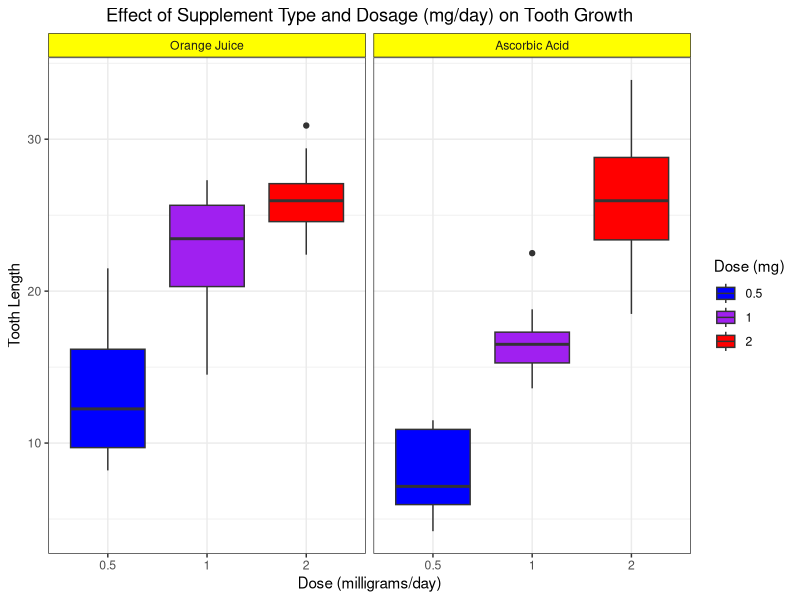
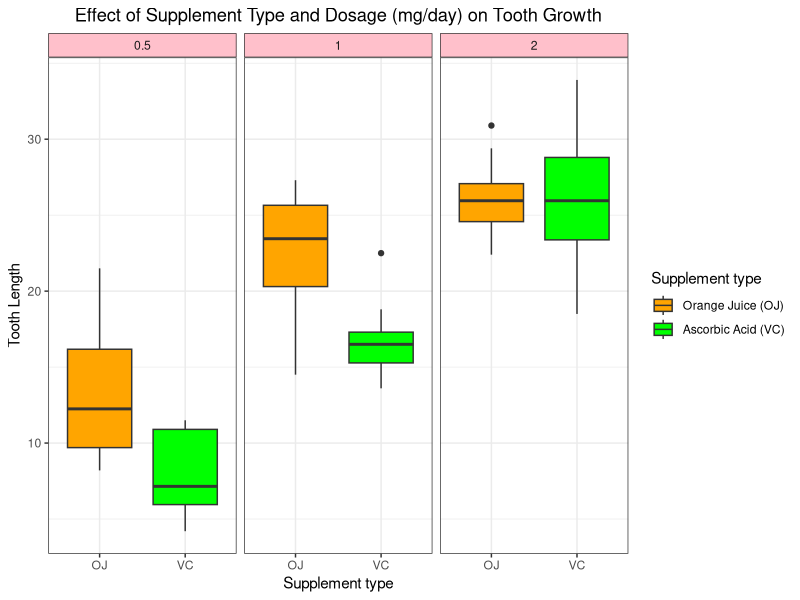

The R script that drew these images, in order:
## ---- chunk 1
knitr::opts_chunk$set(echo = TRUE)
## ---- chunk 2
# load required packages
library(ggplot2)
library(datasets)

# Load the data
data(ToothGrowth); dim(ToothGrowth)
## ---- chunk 3
# Look at the first 6 rows of the data
head(ToothGrowth)
## ---- chunk 4
# Look at the structure of the data
str(ToothGrowth)
## ---- chunk 5
# convert does to factor
ToothGrowth$dose <- as.factor(ToothGrowth$dose)

summary(ToothGrowth)
## ---- chunk 6
table(ToothGrowth$supp, ToothGrowth$dose)
## ---- chunk 7
ggplot(ToothGrowth, aes(x=dose, y=len, fill=dose)) + 
      geom_boxplot() +
      scale_fill_manual(breaks = c("0.5", "1", "2"), values = c("blue", "purple", "red")) +
      facet_grid(.~supp, labeller = as_labeller(c("OJ" = "Orange Juice", "VC" = "Ascorbic Acid"))) +
      theme_bw()+
      theme(plot.title = element_text(hjust = 0.5)) +
      theme(strip.background =element_rect(fill="yellow")) +
      labs(title = "Effect of Supplement Type and Dosage (mg/day) on Tooth Growth", 
               x = "Dose (milligrams/day)", 
               y = "Tooth Length",
            fill = "Dose (mg)") 

## ---- chunk 8
ggplot(ToothGrowth, aes(x=supp, y=len, fill=supp)) + 
      geom_boxplot() +
      scale_fill_manual(breaks = c("OJ", "VC"), values = c("orange", "green"), labels=c("Orange Juice (OJ)", "Ascorbic Acid (VC)")) +
      facet_grid(.~dose) +
      theme_bw()+
      theme(plot.title = element_text(hjust = 0.5)) +
      theme(strip.background =element_rect(fill="pink")) +
      labs(title = "Effect of Supplement Type and Dosage (mg/day) on Tooth Growth", 
               x = "Supplement type", 
               y = "Tooth Length",
            fill = "Supplement type") 

## ---- chunk 9
t.test(ToothGrowth$len[ToothGrowth$dose == 0.5], ToothGrowth$len[ToothGrowth$dose == 1])
## ---- chunk 10
t.test(ToothGrowth$len[ToothGrowth$dose == 0.5], ToothGrowth$len[ToothGrowth$dose == 2])
## ---- chunk 11
t.test(ToothGrowth$len[ToothGrowth$dose == 1], ToothGrowth$len[ToothGrowth$dose == 2])
## ---- chunk 12
x <- ToothGrowth$len[ToothGrowth$supp=="OJ" & ToothGrowth$dose == 0.5]
y <- ToothGrowth$len[ToothGrowth$supp=="VC" & ToothGrowth$dose == 0.5]
t.test(x, y, paired = FALSE, var.equal = FALSE, conf.level = 0.95)
## ---- chunk 13
x <- ToothGrowth$len[ToothGrowth$supp=="OJ" & ToothGrowth$dose == 0.5]
y <- ToothGrowth$len[ToothGrowth$supp=="VC" & ToothGrowth$dose == 1]
t.test(x, y, paired = FALSE, var.equal = FALSE, conf.level = 0.95)
## ---- chunk 14
x <- ToothGrowth$len[ToothGrowth$supp=="OJ" & ToothGrowth$dose == 0.5]
y <- ToothGrowth$len[ToothGrowth$supp=="VC" & ToothGrowth$dose == 2]
t.test(x, y, paired = FALSE, var.equal = FALSE, conf.level = 0.95)
## ---- chunk 15
x <- ToothGrowth$len[ToothGrowth$supp=="OJ" & ToothGrowth$dose == 1]
y <- ToothGrowth$len[ToothGrowth$supp=="VC" & ToothGrowth$dose == 0.5]
t.test(x, y, paired = FALSE, var.equal = FALSE, conf.level = 0.95)
## ---- chunk 16
x <- ToothGrowth$len[ToothGrowth$supp=="OJ" & ToothGrowth$dose == 1]
y <- ToothGrowth$len[ToothGrowth$supp=="VC" & ToothGrowth$dose == 1]
t.test(x, y, paired = FALSE, var.equal = FALSE, conf.level = 0.95)
## ---- chunk 17
x <- ToothGrowth$len[ToothGrowth$supp=="OJ" & ToothGrowth$dose == 1]
y <- ToothGrowth$len[ToothGrowth$supp=="VC" & ToothGrowth$dose == 2]
t.test(x, y, paired = FALSE, var.equal = FALSE, conf.level = 0.95)
## ---- chunk 18
x <- ToothGrowth$len[ToothGrowth$supp=="OJ" & ToothGrowth$dose == 2]
y <- ToothGrowth$len[ToothGrowth$supp=="VC" & ToothGrowth$dose == 0.5]
t.test(x, y, paired = FALSE, var.equal = FALSE, conf.level = 0.95)
## ---- chunk 19
x <- ToothGrowth$len[ToothGrowth$supp=="OJ" & ToothGrowth$dose == 2]
y <- ToothGrowth$len[ToothGrowth$supp=="VC" & ToothGrowth$dose == 1]
t.test(x, y, paired = FALSE, var.equal = FALSE, conf.level = 0.95)
## ---- chunk 20
x <- ToothGrowth$len[ToothGrowth$supp=="OJ" & ToothGrowth$dose == 2]
y <- ToothGrowth$len[ToothGrowth$supp=="VC" & ToothGrowth$dose == 2]
t.test(x, y, paired = FALSE, var.equal = FALSE, conf.level = 0.95)
